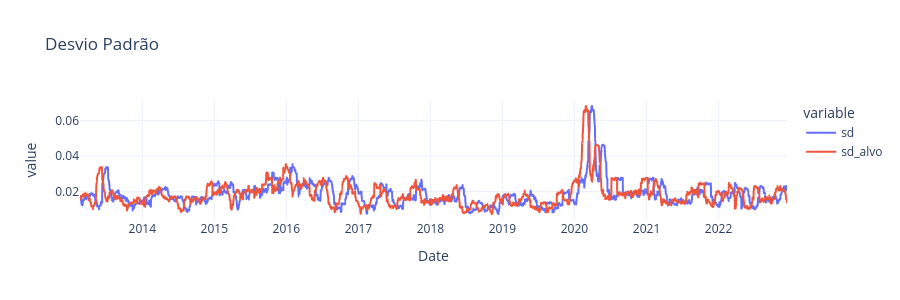

The notebook cell saved with this chart:
### Code cell
fig1 = px.line(df, x=df['Date'], y=["sd", "sd_alvo"], title="Desvio Padrão")
fig1.update_layout(template="plotly_white", hovermode="x unified", height=300)
fig1.show()

### Figure 1 — Plotly figure (JSON) as saved in the notebook; plotly's stock layout.template omitted (floating-point values rounded to 4 significant figures; data arrays with more than 128 entries replaced by an {"elided": "..."} marker saying what was removed)
{"data": [{"hovertemplate": "variable=sd<br>Date=%{x}<br>value=%{y}<extra></extra>", "legendgroup": "sd", "line": {"color": "#636efa", "dash": "solid"}, "marker": {"symbol": "circle"}, "mode": "lines", "name": "sd", "showlegend": true, "type": "scattergl", "x": {"elided": "2442 str values"}, "xaxis": "x", "y": {"elided": "2442 float values"}, "yaxis": "y"}, {"hovertemplate": "variable=sd_alvo<br>Date=%{x}<br>value=%{y}<extra></extra>", "legendgroup": "sd_alvo", "line": {"color": "#EF553B", "dash": "solid"}, "marker": {"symbol": "circle"}, "mode": "lines", "name": "sd_alvo", "showlegend": true, "type": "scattergl", "x": {"elided": "2442 str values"}, "xaxis": "x", "y": {"elided": "2442 float values"}, "yaxis": "y"}], "layout": {"height": 300, "hovermode": "x unified", "legend": {"title": {"text": "variable"}, "tracegroupgap": 0}, "title": {"text": "Desvio Padrão"}, "xaxis": {"anchor": "y", "domain": [0, 1], "title": {"text": "Date"}}, "yaxis": {"anchor": "x", "domain": [0, 1], "title": {"text": "value"}}}}
